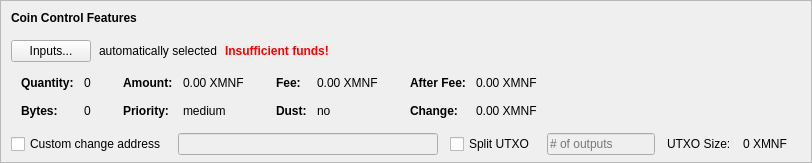
    <widget class="QFrame" name="frameCoinControl">
     <property name="sizePolicy">
      <sizepolicy hsizetype="Expanding" vsizetype="Expanding">
       <horstretch>0</horstretch>
       <verstretch>0</verstretch>
      </sizepolicy>
     </property>
     <property name="maximumSize">
      <size>
       <width>16777215</width>
       <height>16777215</height>
      </size>
     </property>
     <property name="frameShape">
      <enum>QFrame::StyledPanel</enum>
     </property>
     <property name="frameShadow">
      <enum>QFrame::Sunken</enum>
     </property>
     <layout class="QVBoxLayout" name="verticalLayoutCoinControl2">
      <property name="spacing">
       <number>0</number>
      </property>
      <property name="leftMargin">
       <number>0</number>
      </property>
      <property name="topMargin">
       <number>0</number>
      </property>
      <property name="rightMargin">
       <number>0</number>
      </property>
      <property name="bottomMargin">
       <number>6</number>
      </property>
      <item>
       <layout class="QVBoxLayout" name="verticalLayoutCoinControl" stretch="0,0,0,0,1">
        <property name="spacing">
         <number>0</number>
        </property>
        <property name="leftMargin">
         <number>10</number>
        </property>
        <property name="topMargin">
         <number>10</number>
        </property>
        <item>
         <layout class="QHBoxLayout" name="horizontalLayoutCoinControl1">
          <property name="bottomMargin">
           <number>15</number>
          </property>
          <item>
           <widget class="QLabel" name="labelCoinControlFeatures">
            <property name="sizePolicy">
             <sizepolicy hsizetype="Preferred" vsizetype="Maximum">
              <horstretch>0</horstretch>
              <verstretch>0</verstretch>
             </sizepolicy>
            </property>
            <property name="font">
             <font>
              <weight>75</weight>
              <bold>true</bold>
             </font>
            </property>
            <property name="styleSheet">
             <string notr="true">font-weight:bold;</string>
            </property>
            <property name="text">
             <string>Coin Control Features</string>
            </property>
           </widget>
          </item>
         </layout>
        </item>
        <item>
         <layout class="QHBoxLayout" name="horizontalLayoutCoinControl2" stretch="0,0,0,0">
          <property name="spacing">
           <number>8</number>
          </property>
          <property name="bottomMargin">
           <number>10</number>
          </property>
          <item>
           <widget class="QPushButton" name="pushButtonCoinControl">
            <property name="styleSheet">
             <string notr="true"/>
            </property>
            <property name="text">
             <string>Inputs...</string>
            </property>
            <property name="autoDefault">
             <bool>false</bool>
            </property>
           </widget>
          </item>
          <item>
           <widget class="QLabel" name="labelCoinControlAutomaticallySelected">
            <property name="text">
             <string>automatically selected</string>
            </property>
            <property name="margin">
             <number>5</number>
            </property>
           </widget>
          </item>
          <item>
           <widget class="QLabel" name="labelCoinControlInsuffFunds">
            <property name="font">
             <font>
              <weight>75</weight>
              <bold>true</bold>
             </font>
            </property>
            <property name="styleSheet">
             <string notr="true">color:red;font-weight:bold;</string>
            </property>
            <property name="text">
             <string>Insufficient funds!</string>
            </property>
            <property name="margin">
             <number>5</number>
            </property>
           </widget>
          </item>
          <item>
           <spacer name="horizontalSpacerCoinControl">
            <property name="orientation">
             <enum>Qt::Horizontal</enum>
            </property>
            <property name="sizeHint" stdset="0">
             <size>
              <width>40</width>
              <height>1</height>
             </size>
            </property>
           </spacer>
          </item>
         </layout>
        </item>
        <item>
         <widget class="QWidget" name="widgetCoinControl" native="true">
          <property name="sizePolicy">
           <sizepolicy hsizetype="Preferred" vsizetype="Preferred">
            <horstretch>0</horstretch>
            <verstretch>0</verstretch>
           </sizepolicy>
          </property>
          <property name="minimumSize">
           <size>
            <width>0</width>
            <height>0</height>
           </size>
          </property>
          <property name="styleSheet">
           <string notr="true"/>
          </property>
          <layout class="QHBoxLayout" name="horizontalLayoutCoinControl5">
           <property name="leftMargin">
            <number>0</number>
           </property>
           <property name="topMargin">
            <number>0</number>
           </property>
           <property name="rightMargin">
            <number>0</number>
           </property>
           <property name="bottomMargin">
            <number>0</number>
           </property>
           <item>
            <layout class="QHBoxLayout" name="horizontalLayoutCoinControl3" stretch="0,0,0,1">
             <property name="spacing">
              <number>20</number>
             </property>
             <property name="topMargin">
              <number>0</number>
             </property>
             <property name="bottomMargin">
              <number>10</number>
             </property>
             <item>
              <layout class="QFormLayout" name="formLayoutCoinControl1">
               <property name="horizontalSpacing">
                <number>10</number>
               </property>
               <property name="verticalSpacing">
                <number>14</number>
               </property>
               <property name="leftMargin">
                <number>10</number>
               </property>
               <property name="topMargin">
                <number>4</number>
               </property>
               <property name="rightMargin">
                <number>6</number>
               </property>
               <item row="0" column="0">
                <widget class="QLabel" name="labelCoinControlQuantityText">
                 <property name="font">
                  <font>
                   <weight>75</weight>
                   <bold>true</bold>
                  </font>
                 </property>
                 <property name="text">
                  <string>Quantity:</string>
                 </property>
                 <property name="margin">
                  <number>0</number>
                 </property>
                </widget>
               </item>
               <item row="0" column="1">
                <widget class="QLabel" name="labelCoinControlQuantity">
                 <property name="cursor">
                  <cursorShape>IBeamCursor</cursorShape>
                 </property>
                 <property name="contextMenuPolicy">
                  <enum>Qt::ActionsContextMenu</enum>
                 </property>
                 <property name="text">
                  <string notr="true">0</string>
                 </property>
                 <property name="margin">
                  <number>0</number>
                 </property>
                 <property name="textInteractionFlags">
                  <set>Qt::LinksAccessibleByMouse|Qt::TextSelectableByKeyboard|Qt::TextSelectableByMouse</set>
                 </property>
                </widget>
               </item>
               <item row="1" column="0">
                <widget class="QLabel" name="labelCoinControlBytesText">
                 <property name="font">
                  <font>
                   <weight>75</weight>
                   <bold>true</bold>
                  </font>
                 </property>
                 <property name="text">
                  <string>Bytes:</string>
                 </property>
                </widget>
               </item>
               <item row="1" column="1">
                <widget class="QLabel" name="labelCoinControlBytes">
                 <property name="cursor">
                  <cursorShape>IBeamCursor</cursorShape>
                 </property>
                 <property name="contextMenuPolicy">
                  <enum>Qt::ActionsContextMenu</enum>
                 </property>
                 <property name="text">
                  <string notr="true">0</string>
                 </property>
                 <property name="textInteractionFlags">
                  <set>Qt::LinksAccessibleByMouse|Qt::TextSelectableByKeyboard|Qt::TextSelectableByMouse</set>
                 </property>
                </widget>
               </item>
              </layout>
             </item>
             <item>
              <layout class="QFormLayout" name="formLayoutCoinControl2">
               <property name="horizontalSpacing">
                <number>10</number>
               </property>
               <property name="verticalSpacing">
                <number>14</number>
               </property>
               <property name="leftMargin">
                <number>6</number>
               </property>
               <property name="topMargin">
                <number>4</number>
               </property>
               <property name="rightMargin">
                <number>6</number>
               </property>
               <item row="0" column="0">
                <widget class="QLabel" name="labelCoinControlAmountText">
                 <property name="font">
                  <font>
                   <weight>75</weight>
                   <bold>true</bold>
                  </font>
                 </property>
                 <property name="text">
                  <string>Amount:</string>
                 </property>
                 <property name="margin">
                  <number>0</number>
                 </property>
                </widget>
               </item>
               <item row="0" column="1">
                <widget class="QLabel" name="labelCoinControlAmount">
                 <property name="cursor">
                  <cursorShape>IBeamCursor</cursorShape>
                 </property>
                 <property name="contextMenuPolicy">
                  <enum>Qt::ActionsContextMenu</enum>
                 </property>
                 <property name="text">
                  <string notr="true">0.00 XMNF</string>
                 </property>
                 <property name="textInteractionFlags">
                  <set>Qt::LinksAccessibleByMouse|Qt::TextSelectableByKeyboard|Qt::TextSelectableByMouse</set>
                 </property>
                </widget>
               </item>
               <item row="1" column="0">
                <widget class="QLabel" name="labelCoinControlPriorityText">
                 <property name="font">
                  <font>
                   <weight>75</weight>
                   <bold>true</bold>
                  </font>
                 </property>
                 <property name="text">
                  <string>Priority:</string>
                 </property>
                </widget>
               </item>
               <item row="1" column="1">
                <widget class="QLabel" name="labelCoinControlPriority">
                 <property name="cursor">
                  <cursorShape>IBeamCursor</cursorShape>
                 </property>
                 <property name="contextMenuPolicy">
                  <enum>Qt::ActionsContextMenu</enum>
                 </property>
                 <property name="text">
                  <string>medium</string>
                 </property>
                 <property name="textInteractionFlags">
                  <set>Qt::LinksAccessibleByMouse|Qt::TextSelectableByKeyboard|Qt::TextSelectableByMouse</set>
                 </property>
                </widget>
               </item>
              </layout>
             </item>
             <item>
              <layout class="QFormLayout" name="formLayoutCoinControl3">
               <property name="horizontalSpacing">
                <number>10</number>
               </property>
               <property name="verticalSpacing">
                <number>14</number>
               </property>
               <property name="leftMargin">
                <number>6</number>
               </property>
               <property name="topMargin">
                <number>4</number>
               </property>
               <property name="rightMargin">
                <number>6</number>
               </property>
               <item row="0" column="0">
                <widget class="QLabel" name="labelCoinControlFeeText">
                 <property name="font">
                  <font>
                   <weight>75</weight>
                   <bold>true</bold>
                  </font>
                 </property>
                 <property name="text">
                  <string>Fee:</string>
                 </property>
                 <property name="margin">
                  <number>0</number>
                 </property>
                </widget>
               </item>
               <item row="0" column="1">
                <widget class="QLabel" name="labelCoinControlFee">
                 <property name="cursor">
                  <cursorShape>IBeamCursor</cursorShape>
                 </property>
                 <property name="contextMenuPolicy">
                  <enum>Qt::ActionsContextMenu</enum>
                 </property>
                 <property name="text">
                  <string notr="true">0.00 XMNF</string>
                 </property>
                 <property name="textInteractionFlags">
                  <set>Qt::LinksAccessibleByMouse|Qt::TextSelectableByKeyboard|Qt::TextSelectableByMouse</set>
                 </property>
                </widget>
               </item>
               <item row="1" column="0">
                <widget class="QLabel" name="labelCoinControlLowOutputText">
                 <property name="font">
                  <font>
                   <weight>75</weight>
                   <bold>true</bold>
                  </font>
                 </property>
                 <property name="text">
                  <string>Dust:</string>
                 </property>
                </widget>
               </item>
               <item row="1" column="1">
                <widget class="QLabel" name="labelCoinControlLowOutput">
                 <property name="cursor">
                  <cursorShape>IBeamCursor</cursorShape>
                 </property>
                 <property name="contextMenuPolicy">
                  <enum>Qt::ActionsContextMenu</enum>
                 </property>
                 <property name="text">
                  <string>no</string>
                 </property>
                 <property name="textInteractionFlags">
                  <set>Qt::LinksAccessibleByMouse|Qt::TextSelectableByKeyboard|Qt::TextSelectableByMouse</set>
                 </property>
                </widget>
               </item>
              </layout>
             </item>
             <item>
              <layout class="QFormLayout" name="formLayoutCoinControl4">
               <property name="horizontalSpacing">
                <number>10</number>
               </property>
               <property name="verticalSpacing">
                <number>14</number>
               </property>
               <property name="leftMargin">
                <number>6</number>
               </property>
               <property name="topMargin">
                <number>4</number>
               </property>
               <property name="rightMargin">
                <number>6</number>
               </property>
               <item row="0" column="0">
                <widget class="QLabel" name="labelCoinControlAfterFeeText">
                 <property name="font">
                  <font>
                   <weight>75</weight>
                   <bold>true</bold>
                  </font>
                 </property>
                 <property name="text">
                  <string>After Fee:</string>
                 </property>
                 <property name="margin">
                  <number>0</number>
                 </property>
                </widget>
               </item>
               <item row="0" column="1">
                <widget class="QLabel" name="labelCoinControlAfterFee">
                 <property name="cursor">
                  <cursorShape>IBeamCursor</cursorShape>
                 </property>
                 <property name="contextMenuPolicy">
                  <enum>Qt::ActionsContextMenu</enum>
                 </property>
                 <property name="text">
                  <string notr="true">0.00 XMNF</string>
                 </property>
                 <property name="textInteractionFlags">
                  <set>Qt::LinksAccessibleByMouse|Qt::TextSelectableByKeyboard|Qt::TextSelectableByMouse</set>
                 </property>
                </widget>
               </item>
               <item row="1" column="0">
                <widget class="QLabel" name="labelCoinControlChangeText">
                 <property name="font">
                  <font>
                   <weight>75</weight>
                   <bold>true</bold>
                  </font>
                 </property>
                 <property name="text">
                  <string>Change:</string>
                 </property>
                </widget>
               </item>
               <item row="1" column="1">
                <widget class="QLabel" name="labelCoinControlChange">
                 <property name="cursor">
                  <cursorShape>IBeamCursor</cursorShape>
                 </property>
                 <property name="contextMenuPolicy">
                  <enum>Qt::ActionsContextMenu</enum>
                 </property>
                 <property name="text">
                  <string notr="true">0.00 XMNF</string>
                 </property>
                 <property name="textInteractionFlags">
                  <set>Qt::LinksAccessibleByMouse|Qt::TextSelectableByKeyboard|Qt::TextSelectableByMouse</set>
                 </property>
                </widget>
               </item>
              </layout>
             </item>
            </layout>
           </item>
          </layout>
         </widget>
        </item>
        <item>
         <layout class="QHBoxLayout" name="horizontalLayoutCoinControl4" stretch="0,0,0,0,0,0,0">
          <property name="spacing">
           <number>12</number>
          </property>
          <property name="sizeConstraint">
           <enum>QLayout::SetDefaultConstraint</enum>
          </property>
          <property name="topMargin">
           <number>5</number>
          </property>
          <property name="rightMargin">
           <number>5</number>
          </property>
          <item>
           <widget class="QCheckBox" name="checkBoxCoinControlChange">
            <property name="toolTip">
             <string>If this is activated, but the change address is empty or invalid, change will be sent to a newly generated address.</string>
            </property>
            <property name="text">
             <string>Custom change address</string>
            </property>
           </widget>
          </item>
          <item>
           <widget class="QValidatedLineEdit" name="lineEditCoinControlChange">
            <property name="enabled">
             <bool>false</bool>
            </property>
            <property name="sizePolicy">
             <sizepolicy hsizetype="Expanding" vsizetype="Fixed">
              <horstretch>0</horstretch>
              <verstretch>0</verstretch>
             </sizepolicy>
            </property>
           </widget>
          </item>
          <item>
           <widget class="QCheckBox" name="splitBlockCheckBox">
            <property name="text">
             <string>Split UTXO</string>
            </property>
           </widget>
          </item>
          <item>
           <widget class="QLineEdit" name="splitBlockLineEdit">
            <property name="enabled">
             <bool>false</bool>
            </property>
            <property name="sizePolicy">
             <sizepolicy hsizetype="Fixed" vsizetype="Fixed">
              <horstretch>50</horstretch>
              <verstretch>0</verstretch>
             </sizepolicy>
            </property>
            <property name="placeholderText">
             <string># of outputs</string>
            </property>
           </widget>
          </item>
          <item>
           <widget class="QLabel" name="labelBlockSizeText">
            <property name="text">
             <string>UTXO Size:</string>
            </property>
           </widget>
          </item>
          <item>
           <widget class="QLabel" name="labelBlockSize">
            <property name="text">
             <string>0 XMNF</string>
            </property>
           </widget>
          </item>
          <item>
           <widget class="QLabel" name="labelCoinControlChangeLabel">
            <property name="sizePolicy">
             <sizepolicy hsizetype="Preferred" vsizetype="Expanding">
              <horstretch>0</horstretch>
              <verstretch>0</verstretch>
             </sizepolicy>
            </property>
            <property name="minimumSize">
             <size>
              <width>0</width>
              <height>0</height>
             </size>
            </property>
            <property name="text">
             <string/>
            </property>
            <property name="margin">
             <number>3</number>
            </property>
           </widget>
          </item>
         </layout>
        </item>
        <item>
         <spacer name="verticalSpacerCoinControl">
          <property name="orientation">
           <enum>Qt::Vertical</enum>
          </property>
          <property name="sizeHint" stdset="0">
           <size>
            <width>800</width>
            <height>1</height>
           </size>
          </property>
         </spacer>
        </item>
       </layout>
      </item>
     </layout>
    </widget>
